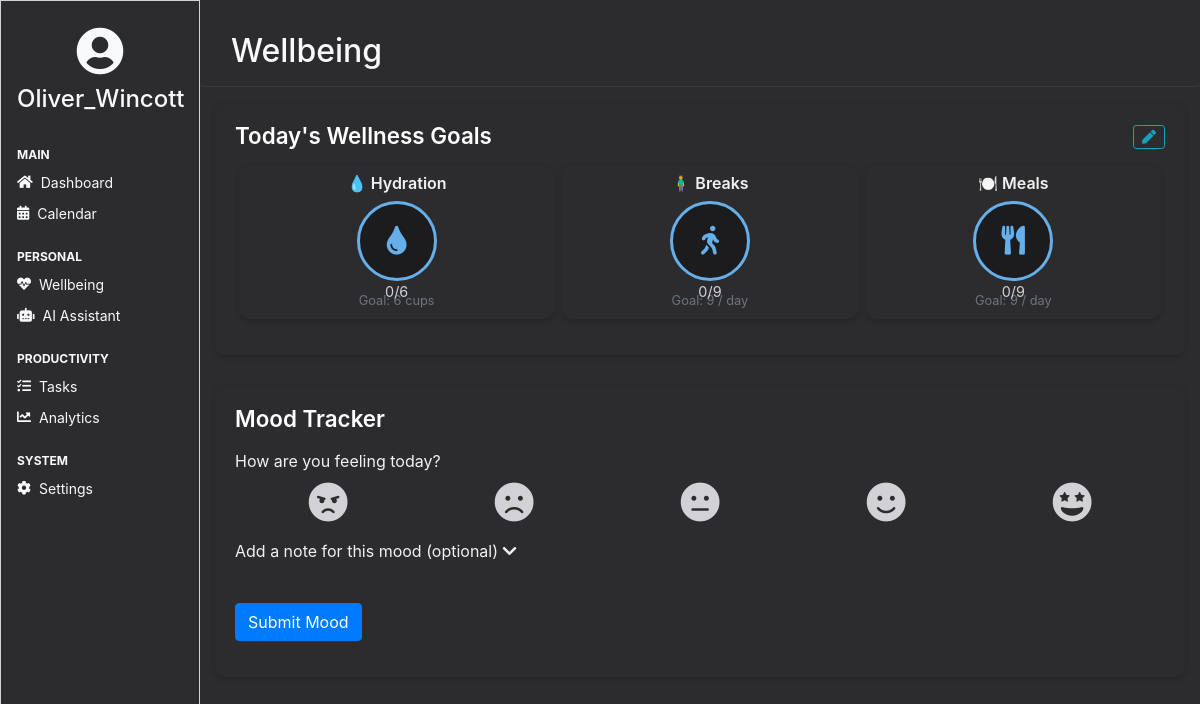
The page /wellbeing/ (signed in) on the database its author committed.
### calendar_app/models.py (models this page shows, shortened)
class DailyWellness(models.Model):
    user = models.ForeignKey(User, on_delete=models.CASCADE)
    date = models.DateField(default=date.today)
    water_intake = models.IntegerField(default=0)
    movement_breaks = models.IntegerField(default=0)
    healthy_meals = models.IntegerField(default=0)
    water_goal = models.IntegerField(default=8)  # Default: 8 glasses
    breaks_goal = models.IntegerField(default=3)  # Default: 3 breaks
    meals_goal = models.IntegerField(default=3)  # Default: 3 healthy meals

### calendar_app/views.py (the view)
# urls.py: path('wellbeing/', views.wellbeing_view, name='wellbeing'),
@login_required
def wellbeing_view(request):
    reminders = Reminder.objects.filter(user=request.user)
    wellness, created = DailyWellness.objects.get_or_create(
        user=request.user,
        date=date.today()
    )
    return render(request, 'wellbeing.html', {
        'reminders': reminders,
        'wellness': wellness,
    })

### calendar_app/templates/wellbeing.html (shortened to what this page needs)
{% load static %}
{% block head %}
<link rel="stylesheet" href="{% static 'css/dashboard.css' %}">
<link rel="stylesheet" href="https://stackpath.bootstrapcdn.com/bootstrap/4.5.2/css/bootstrap.min.css">
<link rel="stylesheet" href="https://cdnjs.cloudflare.com/ajax/libs/font-awesome/5.15.3/css/all.min.css"/>
{% endblock head %}
{% block content %}
<div class="container-fluid main-dashboard-bg text-light" style="min-height: 100vh;">
  <div class="row">
    {% include 'includes/sidebar.html' %}
    <main class="col-12 col-md-9 col-lg-10 py-3 dashboard-content">
      {% include 'includes/topbar.html' with page_title="Wellbeing" %}
      <div class="row">
        <div class="col-12 mb-3">
          <div class="widget">
            <h3 class="section-title d-flex justify-content-between align-items-center">
              Today's Wellness Goals
              <button class="btn btn-sm btn-outline-info" id="editGoalsBtn">
                <i class="fas fa-pen"></i>
              </button>
            </h3>
            {% include 'includes/wellness_stats.html' %}
          </div>
        </div>
      </div>
      <div class="row">
        <div class="col-12 mb-3">
          <div class="widget">
            <h3 class="section-title">Mood Tracker</h3>
            {% include 'includes/mood_tracker.html' %}
          </div>
        </div>
      </div>
    </main>
  </div>
</div>
{% endblock %}

### calendar_app/templates/includes/sidebar.html (shortened to what this page needs)
<aside class="col-12 col-md-3 col-lg-2 p-3 sidebar" id="sidebar" style="border: 1px solid lightgrey; font-size: 14px;">
  <div class="profile-section text-center mb-4">
    <i class="fas fa-user-circle" style="font-size: 48px; margin: 10px 0;"></i>
    <h4>{{ user.get_full_name|default:user.username }}</h4>
  </div>
  <nav class="sidebar-nav">
    <ul class="list-unstyled">
      <li class="mb-2 text-uppercase small font-weight-bold text-light">Main</li>
      <li><a href="{% url 'dashboard' %}" class="text-light d-flex align-items-center"><i class="fas fa-home mr-2"></i> Dashboard</a></li>
      <li><a href="{% url 'calendar' %}" class="text-light d-flex align-items-center"><i class="fas fa-calendar-alt mr-2"></i> Calendar</a></li>
      <li class="mt-4 mb-2 text-uppercase small font-weight-bold text-light">Personal</li>
      <li><a href="{% url 'wellbeing' %}" class="text-light d-flex align-items-center"><i class="fas fa-heartbeat mr-2"></i> Wellbeing</a></li>
      <li><a href="{% url 'ai_assistant' %}" class="text-light d-flex align-items-center"><i class="fas fa-robot mr-2"></i> AI Assistant</a></li>
      <li class="mt-4 mb-2 text-uppercase small font-weight-bold text-light">Productivity</li>
      <li><a href="{% url 'tasks' %}" class="text-light d-flex align-items-center"><i class="fas fa-tasks mr-2"></i> Tasks</a></li>
      <li><a href="{% url 'analytics' %}" class="text-light d-flex align-items-center"><i class="fas fa-chart-line mr-2"></i> Analytics</a></li>
      <li class="mt-4 mb-2 text-uppercase small font-weight-bold text-light">System</li>
      <li><a href="#" class="text-light d-flex align-items-center"><i class="fas fa-cog mr-2"></i> Settings</a></li>
    </ul>
  </nav>
</aside>

### calendar_app/templates/includes/wellness_stats.html (shortened to what this page needs)
<div class="d-flex justify-content-between mb-3">
  <div class="stat-card wellness-widget text-center p-2 mx-1 flex-fill" data-type="water">
    <h6>💧 Hydration</h6>
    <div class="progress-circle">
      <button class="update-btn" data-goal="water">
        <i class="fas fa-tint"></i>
      </button>
      <span id="water-progress">
        {{ wellness.water_intake|default:0 }}/{{ wellness.water_goal|default:8 }}
      </span>
    </div>
    <small class="text-muted">Goal: {{ wellness.water_goal|default:8 }} cups</small>
  </div>
  <div class="stat-card wellness-widget text-center p-2 mx-1 flex-fill" data-type="breaks">
    <h6>🧍‍♂️ Breaks</h6>
    <div class="progress-circle">
      <button class="update-btn" data-goal="breaks">
        <i class="fas fa-walking"></i>
      </button>
      <span id="breaks-progress">
        {{ wellness.movement_breaks|default:0 }}/{{ wellness.breaks_goal|default:3 }}
      </span>
    </div>
    <small class="text-muted">Goal: {{ wellness.breaks_goal|default:3 }} / day</small>
  </div>
  <div class="stat-card wellness-widget text-center p-2 mx-1 flex-fill" data-type="meals">
    <h6>🍽 Meals</h6>
    <div class="progress-circle">
      <button class="update-btn" data-goal="meals">
        <i class="fas fa-utensils"></i>
      </button>
      <span id="meals-progress">
        {{ wellness.healthy_meals|default:0 }}/{{ wellness.meals_goal|default:3 }}
      </span>
    </div>
    <small class="text-muted">Goal: {{ wellness.meals_goal|default:3 }} / day</small>
  </div>
</div>

### static/css/dashboard.css (style rules this page uses)
.container, .main-dashboard-bg, .dashboard-content, .sidebar { background-color: #2c2c2e; }
.widget { background-color: #2c2c2e; border-radius: 10px; color: #d1d1d6; box-shadow: 0 2px 4px rgba(0,0,0,0.3); padding: 15px; margin-bottom: 15px; transition: transform 0.2s ease, box-shadow 0.2s ease; }

### calendar_app/templates/wellbeing.html (style rules this page uses)
.section-title { font-size: 1.4rem; font-weight: 600; margin-bottom: 1rem; color: #fff; }
.widget { background-color: #2c2c2e; border-radius: 10px; padding: 20px; color: #f1f1f1; box-shadow: 0 2px 6px rgba(0,0,0,0.2); animation: popIn 0.5s ease; }
.wellness-widget { background-color: #2c2c2e; border-radius: 10px; padding: 20px; color: #f1f1f1; text-align: center; box-shadow: 0 2px 6px rgba(0,0,0,0.2); transition: transform 0.3s ease, background-color 0.3s ease; cursor: pointer; }

### calendar_app/templates/includes/sidebar.html (style rules this page uses)
#sidebar { position: sticky; top: 0; height: 100vh; display: flex; flex-direction: column; padding-bottom: 20px; box-shadow: 0 2px 6px rgba(0,0,0,0.2); }
.sidebar-nav { flex-grow: 1; }
.profile-section { margin-bottom: 20px; }
.sidebar-nav ul { list-style: none; padding-left: 0; }
.sidebar-nav ul li { margin-bottom: 10px; }
.sidebar-nav a { text-decoration: none; color: #d1d1d6; font-size: 14px; display: flex; align-items: center; }
.sidebar-nav .text-uppercase { font-size: 12px; font-weight: bold; }
.sidebar-nav i { margin-right: 8px; }

### calendar_app/templates/includes/wellness_stats.html (style rules this page uses)
.progress-circle { position: relative; width: 80px; height: 80px; margin: 0 auto 10px auto; border-radius: 50%; background-color: #1c1c1e; border: 3px solid #66afe9; display: flex; align-items: center; justify-content: center; transition: transform 0.2s ease; }
.update-btn { background: none; border: none; color: #66afe9; font-size: 1.8rem; cursor: pointer; transition: transform 0.3s ease, color 0.3s ease; }
.progress-circle span { position: absolute; bottom: -24px; width: 100%; font-size: 0.9rem; color: #d1d1d6; text-align: center; }
.stat-card h6 { font-weight: 600; margin-bottom: 0.5rem; }

### rows shown on the page
DailyWellness: water_intake "0", water_goal "6", movement_breaks "0", breaks_goal "9", healthy_meals "0", meals_goal "9"

### other values the page prints
{{ user.get_full_name|default:user.username }} "Oliver_Wincott"
{{ page_title }} "Wellbeing"
